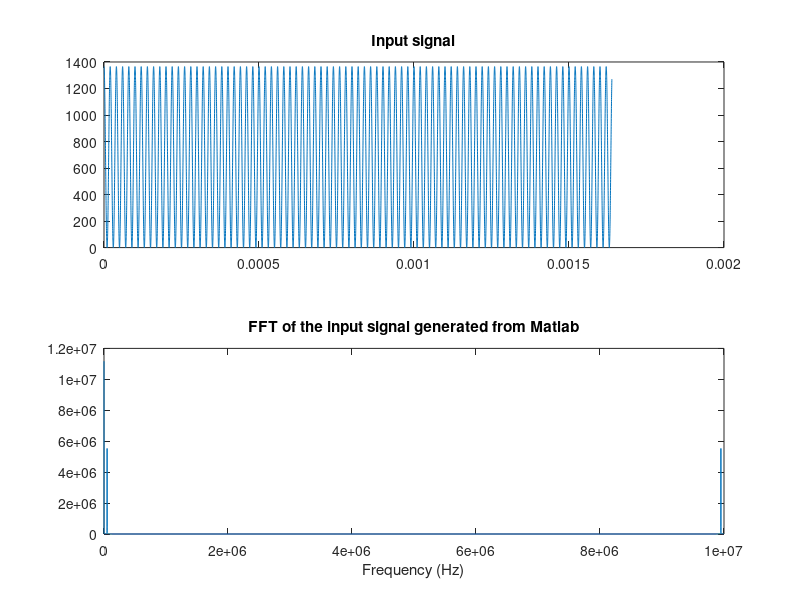

MATLAB code to generate this figure:
% This code produces the test input vectors to the FFT module

fs = 10 * 10^6; %10MHz Sampling Rate
N = 2048 * 8; %Sampling Size
n = 0:N-1;
T = 1/fs; 
t = n*T; 
Frequency = 50 * 10^3; %50kHZ

%x is a single frequency sinusoidal signal
x = round(4095/6 * cos(2 * pi * Frequency * t) + 4095/6);
subplot(2,1,1);
plot(t,x)
title('Input signal');

%Writing the input vector to a file
file = fopen('FFT_Input_50k.txt','w');

%FFT module takes in 12bit binary values
binary_x = dec2bin(x,12);


for i = 1:length(x)
    fprintf(file, '%s\n', binary_x(i,:));
end

fclose(file);

%plotting the corresponding frequency spectrum
subplot(2,1,2);
X_mag = abs(fft(x));
plot(n * fs / N, X_mag);
title('FFT of the input signal generated from Matlab');
xlabel('Frequency (Hz)');




